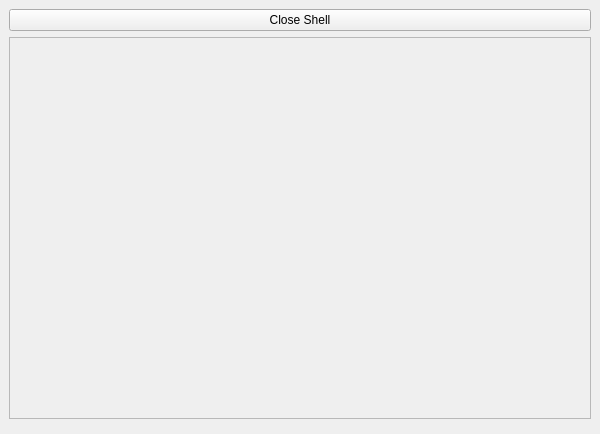
<ui version="4.0" >
 <class>QgsGrassShellBase</class>
 <widget class="QWidget" name="QgsGrassShellBase" >
  <property name="geometry" >
   <rect>
    <x>0</x>
    <y>0</y>
    <width>600</width>
    <height>434</height>
   </rect>
  </property>
  <property name="minimumSize" >
   <size>
    <width>600</width>
    <height>400</height>
   </size>
  </property>
  <property name="windowTitle" >
   <string>GRASS Shell</string>
  </property>
  <layout class="QGridLayout" >
   <property name="margin" >
    <number>9</number>
   </property>
   <property name="spacing" >
    <number>6</number>
   </property>
   <item row="0" column="0" >
    <widget class="QPushButton" name="mCloseButton" >
     <property name="text" >
      <string>Close Shell</string>
     </property>
    </widget>
   </item>
   <item row="1" column="0" >
    <widget class="Q3Frame" name="mTextFrame" >
     <property name="sizePolicy" >
      <sizepolicy>
       <hsizetype>7</hsizetype>
       <vsizetype>7</vsizetype>
       <horstretch>0</horstretch>
       <verstretch>0</verstretch>
      </sizepolicy>
     </property>
     <property name="frameShape" >
      <enum>QFrame::StyledPanel</enum>
     </property>
     <property name="frameShadow" >
      <enum>QFrame::Raised</enum>
     </property>
    </widget>
   </item>
   <item row="2" column="0" >
    <widget class="Q3ProgressBar" name="mProgressBar" />
   </item>
  </layout>
 </widget>
 <layoutdefault spacing="6" margin="11" />
 <pixmapfunction>qPixmapFromMimeSource</pixmapfunction>
 <customwidgets>
  <customwidget>
   <class>Q3Frame</class>
   <extends>QFrame</extends>
   <header>Qt3Support/Q3Frame</header>
   <container>1</container>
  </customwidget>
  <customwidget>
   <class>Q3ProgressBar</class>
   <extends>QFrame</extends>
   <header>Qt3Support/Q3ProgressBar</header>
  </customwidget>
 </customwidgets>
 <resources/>
 <connections/>
</ui>
